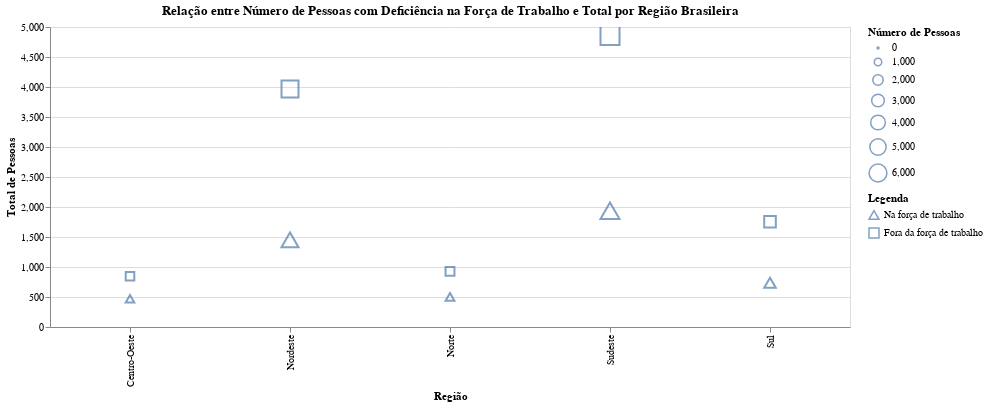

Notebook code cell kept with this figure:
### Markdown cell above
## DATA VIS I
### First, I wanted to understand the general level. Therefore, I used the Total data that sums up all the education levels of people with disabilities for each region of the country. I used the Altair library to create a scatter plot.

### Code cell
import altair as alt

# Enable Altair rendering mode for Google Colab
alt.renderers.enable('colab')

# Filter relevant columns for education levels
niveis_instrucao = ['sem instrução', 'nível básico', 'nível médio', 'nível superior']
colunas_selecionadas = [f'Pessoa {nivel_instrucao} com deficiência' for nivel_instrucao in niveis_instrucao]

# Filter data for relevant regions and conditions
filtro_linhas = tabela3['Localidade'].isin(['Norte', 'Nordeste', 'Centro-Oeste', 'Sul', 'Sudeste']) & \
                tabela3['Condição em relação à força de trabalho'].isin(['Na força de trabalho', 'Fora da força de trabalho'])
dados_plot = tabela3[['Localidade', 'Condição em relação à força de trabalho'] + colunas_selecionadas][filtro_linhas]

# Create a column for the total number of people per region
dados_plot['Total'] = dados_plot.groupby('Localidade')[colunas_selecionadas].transform('sum').sum(axis=1)


# Transform the data into the appropriate format for Altair
data = {
    'Localidade': dados_plot['Localidade'],
    'Força de Trabalho': dados_plot['Condição em relação à força de trabalho'],
    'Pessoa com deficiência': dados_plot[colunas_selecionadas].sum(axis=1),
    'Total': dados_plot['Total']
}
df = pd.DataFrame(data)

# Filter the data for employment conditions
filtro_laranja = df['Força de Trabalho'] == 'Na força de trabalho'
filtro_azul = df['Força de Trabalho'] == 'Fora da força de trabalho'

# Map formats for employment conditions
formato_condicoes = alt.Shape('Força de Trabalho:N', legend=alt.Legend(title='Legenda'),
                              scale=alt.Scale(domain=['Na força de trabalho', 'Fora da força de trabalho'],
                                              range=['triangle-up', 'square']))

# Create an interactive graph with tooltips
chart = alt.Chart(df).mark_point().encode(
    x=alt.X('Localidade:N', title='Região'),
    y=alt.Y('Pessoa com deficiência:Q', title='Total de Pessoas'),
    shape=formato_condicoes,
    size=alt.Size('Total:Q', title='Número de Pessoas'),
    tooltip=[
        alt.Tooltip('Localidade:N', title='Região'),
        alt.Tooltip('Total:Q', title='Total de Pessoas'),
        alt.Tooltip('Força de Trabalho:N', title='Força de Trabalho'),
        alt.Tooltip('Pessoa com deficiência:Q', title='Número de Pessoas')
    ]
).properties(
    title='Relação entre Número de Pessoas com Deficiência na Força de Trabalho e Total por Região Brasileira'
).configure_scale(
    bandPaddingInner=0.1
).configure_view(
    width=800  # Desired width of the graph in pixels
)

# Display the interactive graph
chart.interactive()

### Figure 1 — Vega-Lite specification as saved in the notebook (floating-point values rounded to 4 significant figures)
{"config": {"view": {"continuousWidth": 400, "continuousHeight": 300, "width": 800}, "scale": {"bandPaddingInner": 0.1}}, "data": {"name": "data-3a1dc3703d43c1e42874c94d30650f5b"}, "mark": "point", "encoding": {"shape": {"field": "Força de Trabalho", "legend": {"title": "Legenda"}, "scale": {"domain": ["Na força de trabalho", "Fora da força de trabalho"], "range": ["triangle-up", "square"]}, "type": "nominal"}, "size": {"field": "Total", "title": "Número de Pessoas", "type": "quantitative"}, "tooltip": [{"field": "Localidade", "title": "Região", "type": "nominal"}, {"field": "Total", "title": "Total de Pessoas", "type": "quantitative"}, {"field": "Força de Trabalho", "title": "Força de Trabalho", "type": "nominal"}, {"field": "Pessoa com deficiência", "title": "Número de Pessoas", "type": "quantitative"}], "x": {"field": "Localidade", "title": "Região", "type": "nominal"}, "y": {"field": "Pessoa com deficiência", "title": "Total de Pessoas", "type": "quantitative"}}, "selection": {"selector001": {"type": "interval", "bind": "scales", "encodings": ["x", "y"]}}, "title": "Relação entre Número de Pessoas com Deficiência na Força de Trabalho e Total por Região Brasileira", "$schema": "https://vega.github.io/schema/vega-lite/v4.17.0.json", "datasets": {"data-3a1dc3703d43c1e42874c94d30650f5b": [{"Localidade": "Norte", "Força de Trabalho": "Na força de trabalho", "Pessoa com deficiência": 501, "Total": 1428}, {"Localidade": "Norte", "Força de Trabalho": "Fora da força de trabalho", "Pessoa com deficiência": 927, "Total": 1428}, {"Localidade": "Nordeste", "Força de Trabalho": "Na força de trabalho", "Pessoa com deficiência": 1453, "Total": 5418}, {"Localidade": "Nordeste", "Força de Trabalho": "Fora da força de trabalho", "Pessoa com deficiência": 3965, "Total": 5418}, {"Localidade": "Sudeste", "Força de Trabalho": "Na força de trabalho", "Pessoa com deficiência": 1939, "Total": 6796}, {"Localidade": "Sudeste", "Força de Trabalho": "Fora da força de trabalho", "Pessoa com deficiência": 4857, "Total": 6796}, {"Localidade": "Sul", "Força de Trabalho": "Na força de trabalho", "Pessoa com deficiência": 739, "Total": 2493}, {"Localidade": "Sul", "Força de Trabalho": "Fora da força de trabalho", "Pessoa com deficiência": 1754, "Total": 2493}, {"Localidade": "Centro-Oeste", "Força de Trabalho": "Na força de trabalho", "Pessoa com deficiência": 471, "Total": 1318}, {"Localidade": "Centro-Oeste", "Força de Trabalho": "Fora da força de trabalho", "Pessoa com deficiência": 847, "Total": 1318}]}}
